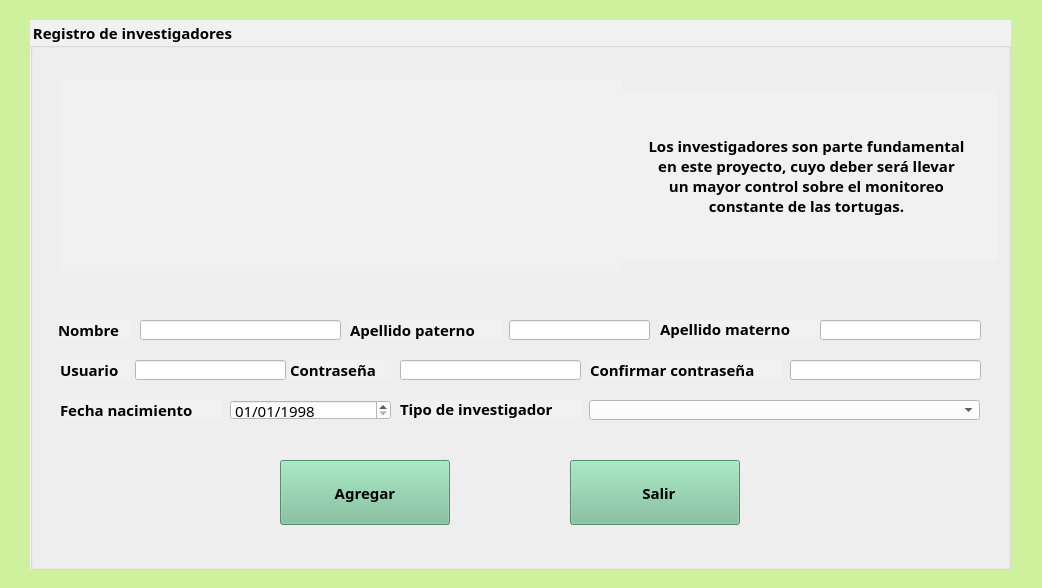
<?xml version="1.0" encoding="UTF-8"?>
<ui version="4.0">
 <class>Register</class>
 <widget class="QMainWindow" name="Register">
  <property name="geometry">
   <rect>
    <x>0</x>
    <y>0</y>
    <width>1042</width>
    <height>588</height>
   </rect>
  </property>
  <property name="minimumSize">
   <size>
    <width>1042</width>
    <height>588</height>
   </size>
  </property>
  <property name="maximumSize">
   <size>
    <width>1042</width>
    <height>588</height>
   </size>
  </property>
  <property name="font">
   <font>
    <family>Raleway Black</family>
   </font>
  </property>
  <property name="windowTitle">
   <string>Registro de investigadores</string>
  </property>
  <property name="windowIcon">
   <iconset resource="images.qrc">
    <normaloff>:/Images/if_Turtle_204384.ico</normaloff>:/Images/if_Turtle_204384.ico</iconset>
  </property>
  <property name="styleSheet">
   <string notr="true">background-color: rgb(206, 241, 158);</string>
  </property>
  <widget class="QWidget" name="centralwidget">
   <widget class="QGroupBox" name="gpbUsuario">
    <property name="geometry">
     <rect>
      <x>30</x>
      <y>20</y>
      <width>981</width>
      <height>550</height>
     </rect>
    </property>
    <property name="minimumSize">
     <size>
      <width>981</width>
      <height>550</height>
     </size>
    </property>
    <property name="maximumSize">
     <size>
      <width>981</width>
      <height>550</height>
     </size>
    </property>
    <property name="font">
     <font>
      <family>Raleway</family>
      <pointsize>11</pointsize>
      <weight>75</weight>
      <bold>true</bold>
     </font>
    </property>
    <property name="styleSheet">
     <string notr="true">background-color: rgb(241, 241, 241);</string>
    </property>
    <property name="title">
     <string>Registro de investigadores</string>
    </property>
    <widget class="QLineEdit" name="lneApm">
     <property name="geometry">
      <rect>
       <x>790</x>
       <y>300</y>
       <width>161</width>
       <height>20</height>
      </rect>
     </property>
     <property name="font">
      <font>
       <family>Raleway</family>
       <pointsize>11</pointsize>
      </font>
     </property>
     <property name="styleSheet">
      <string notr="true">background-color: rgb(255, 255, 255);
</string>
     </property>
     <property name="maxLength">
      <number>30</number>
     </property>
    </widget>
    <widget class="QLineEdit" name="lneApp">
     <property name="geometry">
      <rect>
       <x>479</x>
       <y>300</y>
       <width>141</width>
       <height>20</height>
      </rect>
     </property>
     <property name="minimumSize">
      <size>
       <width>0</width>
       <height>0</height>
      </size>
     </property>
     <property name="font">
      <font>
       <family>Raleway</family>
       <pointsize>11</pointsize>
      </font>
     </property>
     <property name="tabletTracking">
      <bool>false</bool>
     </property>
     <property name="styleSheet">
      <string notr="true">background-color: rgb(255, 255, 255);</string>
     </property>
     <property name="maxLength">
      <number>30</number>
     </property>
    </widget>
    <widget class="QLabel" name="lblApp">
     <property name="geometry">
      <rect>
       <x>320</x>
       <y>300</y>
       <width>151</width>
       <height>20</height>
      </rect>
     </property>
     <property name="font">
      <font>
       <family>Raleway</family>
       <pointsize>11</pointsize>
       <weight>75</weight>
       <bold>true</bold>
      </font>
     </property>
     <property name="text">
      <string>Apellido paterno</string>
     </property>
    </widget>
    <widget class="QLineEdit" name="lneNombre">
     <property name="geometry">
      <rect>
       <x>110</x>
       <y>300</y>
       <width>201</width>
       <height>20</height>
      </rect>
     </property>
     <property name="font">
      <font>
       <family>Raleway</family>
       <pointsize>11</pointsize>
      </font>
     </property>
     <property name="styleSheet">
      <string notr="true">background-color: rgb(255, 255, 255);</string>
     </property>
     <property name="maxLength">
      <number>30</number>
     </property>
    </widget>
    <widget class="QLabel" name="lblNombre">
     <property name="geometry">
      <rect>
       <x>28</x>
       <y>300</y>
       <width>71</width>
       <height>20</height>
      </rect>
     </property>
     <property name="font">
      <font>
       <family>Raleway</family>
       <pointsize>11</pointsize>
       <weight>75</weight>
       <bold>true</bold>
      </font>
     </property>
     <property name="text">
      <string>Nombre</string>
     </property>
     <property name="textFormat">
      <enum>Qt::PlainText</enum>
     </property>
     <property name="scaledContents">
      <bool>false</bool>
     </property>
    </widget>
    <widget class="QLabel" name="lblApm">
     <property name="geometry">
      <rect>
       <x>630</x>
       <y>300</y>
       <width>161</width>
       <height>18</height>
      </rect>
     </property>
     <property name="font">
      <font>
       <family>Raleway</family>
       <pointsize>11</pointsize>
       <weight>75</weight>
       <bold>true</bold>
      </font>
     </property>
     <property name="text">
      <string>Apellido materno</string>
     </property>
    </widget>
    <widget class="QLineEdit" name="lnePassword_2">
     <property name="geometry">
      <rect>
       <x>760</x>
       <y>340</y>
       <width>191</width>
       <height>20</height>
      </rect>
     </property>
     <property name="font">
      <font>
       <family>Raleway</family>
       <pointsize>11</pointsize>
      </font>
     </property>
     <property name="styleSheet">
      <string notr="true">background-color: rgb(255, 255, 255);</string>
     </property>
     <property name="maxLength">
      <number>16</number>
     </property>
     <property name="echoMode">
      <enum>QLineEdit::Password</enum>
     </property>
    </widget>
    <widget class="QLabel" name="lblPassword_2">
     <property name="geometry">
      <rect>
       <x>560</x>
       <y>340</y>
       <width>191</width>
       <height>20</height>
      </rect>
     </property>
     <property name="font">
      <font>
       <family>Raleway</family>
       <pointsize>11</pointsize>
       <weight>75</weight>
       <bold>true</bold>
      </font>
     </property>
     <property name="text">
      <string>Confirmar contraseña</string>
     </property>
    </widget>
    <widget class="QLineEdit" name="lneUsuario">
     <property name="geometry">
      <rect>
       <x>105</x>
       <y>340</y>
       <width>151</width>
       <height>20</height>
      </rect>
     </property>
     <property name="font">
      <font>
       <family>Raleway</family>
       <pointsize>11</pointsize>
      </font>
     </property>
     <property name="styleSheet">
      <string notr="true">background-color: rgb(255, 255, 255);</string>
     </property>
     <property name="maxLength">
      <number>16</number>
     </property>
    </widget>
    <widget class="QLabel" name="lblUsuario">
     <property name="geometry">
      <rect>
       <x>30</x>
       <y>340</y>
       <width>71</width>
       <height>20</height>
      </rect>
     </property>
     <property name="font">
      <font>
       <family>Raleway</family>
       <pointsize>11</pointsize>
       <weight>75</weight>
       <bold>true</bold>
      </font>
     </property>
     <property name="text">
      <string>Usuario</string>
     </property>
    </widget>
    <widget class="QLineEdit" name="lnePassword">
     <property name="geometry">
      <rect>
       <x>370</x>
       <y>340</y>
       <width>181</width>
       <height>20</height>
      </rect>
     </property>
     <property name="font">
      <font>
       <family>Raleway</family>
       <pointsize>11</pointsize>
      </font>
     </property>
     <property name="styleSheet">
      <string notr="true">background-color: rgb(255, 255, 255);</string>
     </property>
     <property name="maxLength">
      <number>16</number>
     </property>
     <property name="echoMode">
      <enum>QLineEdit::Password</enum>
     </property>
    </widget>
    <widget class="QLabel" name="lblPassword">
     <property name="geometry">
      <rect>
       <x>260</x>
       <y>340</y>
       <width>101</width>
       <height>20</height>
      </rect>
     </property>
     <property name="font">
      <font>
       <family>Raleway</family>
       <pointsize>11</pointsize>
       <weight>75</weight>
       <bold>true</bold>
      </font>
     </property>
     <property name="text">
      <string>Contraseña</string>
     </property>
    </widget>
    <widget class="QLabel" name="lblTipo">
     <property name="geometry">
      <rect>
       <x>370</x>
       <y>380</y>
       <width>181</width>
       <height>18</height>
      </rect>
     </property>
     <property name="minimumSize">
      <size>
       <width>100</width>
       <height>0</height>
      </size>
     </property>
     <property name="maximumSize">
      <size>
       <width>200</width>
       <height>16777215</height>
      </size>
     </property>
     <property name="font">
      <font>
       <family>Raleway</family>
       <pointsize>11</pointsize>
       <weight>75</weight>
       <bold>true</bold>
      </font>
     </property>
     <property name="text">
      <string>Tipo de investigador</string>
     </property>
    </widget>
    <widget class="QDateEdit" name="dteNacimiento">
     <property name="geometry">
      <rect>
       <x>200</x>
       <y>380</y>
       <width>161</width>
       <height>20</height>
      </rect>
     </property>
     <property name="font">
      <font>
       <family>Raleway</family>
       <pointsize>11</pointsize>
      </font>
     </property>
     <property name="styleSheet">
      <string notr="true">background-color: rgb(255, 255, 255);</string>
     </property>
     <property name="readOnly">
      <bool>false</bool>
     </property>
     <property name="dateTime">
      <datetime>
       <hour>0</hour>
       <minute>0</minute>
       <second>0</second>
       <year>1998</year>
       <month>1</month>
       <day>1</day>
      </datetime>
     </property>
     <property name="maximumDate">
      <date>
       <year>2018</year>
       <month>12</month>
       <day>31</day>
      </date>
     </property>
     <property name="minimumDate">
      <date>
       <year>1940</year>
       <month>1</month>
       <day>1</day>
      </date>
     </property>
     <property name="displayFormat">
      <string>dd/MM/yyyy</string>
     </property>
    </widget>
    <widget class="QLabel" name="lblCump">
     <property name="geometry">
      <rect>
       <x>30</x>
       <y>380</y>
       <width>161</width>
       <height>20</height>
      </rect>
     </property>
     <property name="font">
      <font>
       <family>Raleway</family>
       <pointsize>11</pointsize>
       <weight>75</weight>
       <bold>true</bold>
      </font>
     </property>
     <property name="text">
      <string>Fecha nacimiento</string>
     </property>
    </widget>
    <widget class="QComboBox" name="cboTipo">
     <property name="geometry">
      <rect>
       <x>559</x>
       <y>380</y>
       <width>391</width>
       <height>20</height>
      </rect>
     </property>
     <property name="minimumSize">
      <size>
       <width>300</width>
       <height>0</height>
      </size>
     </property>
     <property name="font">
      <font>
       <family>Raleway</family>
       <pointsize>11</pointsize>
      </font>
     </property>
     <property name="styleSheet">
      <string notr="true">background-color: rgb(255, 255, 255);</string>
     </property>
    </widget>
    <widget class="QPushButton" name="psbAgregar">
     <property name="geometry">
      <rect>
       <x>250</x>
       <y>440</y>
       <width>170</width>
       <height>65</height>
      </rect>
     </property>
     <property name="sizePolicy">
      <sizepolicy hsizetype="Minimum" vsizetype="Fixed">
       <horstretch>0</horstretch>
       <verstretch>0</verstretch>
      </sizepolicy>
     </property>
     <property name="minimumSize">
      <size>
       <width>65</width>
       <height>65</height>
      </size>
     </property>
     <property name="maximumSize">
      <size>
       <width>170</width>
       <height>16777215</height>
      </size>
     </property>
     <property name="font">
      <font>
       <family>Raleway</family>
       <pointsize>11</pointsize>
       <weight>75</weight>
       <bold>true</bold>
      </font>
     </property>
     <property name="styleSheet">
      <string notr="true"> QPushButton#psbAgregar {
background-color: rgb(120, 190, 151);
 }

 QPushButton#psbAgregar:hover {
background-color: rgb(56, 134, 136);
color:  rgb(255, 255, 255);
 }</string>
     </property>
     <property name="text">
      <string>Agregar</string>
     </property>
     <property name="icon">
      <iconset resource="images.qrc">
       <normaloff>:/Images/user_add.ico</normaloff>:/Images/user_add.ico</iconset>
     </property>
     <property name="checkable">
      <bool>false</bool>
     </property>
    </widget>
    <widget class="QPushButton" name="pbOut">
     <property name="geometry">
      <rect>
       <x>540</x>
       <y>440</y>
       <width>170</width>
       <height>65</height>
      </rect>
     </property>
     <property name="minimumSize">
      <size>
       <width>65</width>
       <height>65</height>
      </size>
     </property>
     <property name="maximumSize">
      <size>
       <width>170</width>
       <height>16777215</height>
      </size>
     </property>
     <property name="font">
      <font>
       <family>Raleway</family>
       <pointsize>11</pointsize>
       <weight>75</weight>
       <bold>true</bold>
      </font>
     </property>
     <property name="styleSheet">
      <string notr="true"> QPushButton#pbOut {
background-color: rgb(120, 190, 151);
 }

 QPushButton#pbOut:hover {
background-color: rgb(56, 134, 136);
color:  rgb(255, 255, 255);
 }</string>
     </property>
     <property name="text">
      <string>  Salir</string>
     </property>
     <property name="icon">
      <iconset resource="images.qrc">
       <normaloff>:/Images/door_out.ico</normaloff>:/Images/door_out.ico</iconset>
     </property>
     <property name="iconSize">
      <size>
       <width>25</width>
       <height>25</height>
      </size>
     </property>
    </widget>
    <widget class="QLabel" name="lbImage">
     <property name="geometry">
      <rect>
       <x>30</x>
       <y>60</y>
       <width>561</width>
       <height>191</height>
      </rect>
     </property>
     <property name="text">
      <string/>
     </property>
     <property name="pixmap">
      <pixmap resource="images2.qrc">:/cuidador.png</pixmap>
     </property>
    </widget>
    <widget class="QLabel" name="lbDescription">
     <property name="geometry">
      <rect>
       <x>586</x>
       <y>70</y>
       <width>381</width>
       <height>171</height>
      </rect>
     </property>
     <property name="font">
      <font>
       <family>Raleway</family>
       <pointsize>11</pointsize>
       <weight>75</weight>
       <bold>true</bold>
      </font>
     </property>
     <property name="text">
      <string>Los investigadores son parte fundamental
en este proyecto, cuyo deber será llevar
un mayor control sobre el monitoreo
constante de las tortugas.</string>
     </property>
     <property name="alignment">
      <set>Qt::AlignCenter</set>
     </property>
    </widget>
    <zorder>lneApp</zorder>
    <zorder>lblApp</zorder>
    <zorder>lneNombre</zorder>
    <zorder>lblNombre</zorder>
    <zorder>lblApm</zorder>
    <zorder>lnePassword_2</zorder>
    <zorder>lblPassword_2</zorder>
    <zorder>lneUsuario</zorder>
    <zorder>lblUsuario</zorder>
    <zorder>lnePassword</zorder>
    <zorder>lblPassword</zorder>
    <zorder>lblTipo</zorder>
    <zorder>dteNacimiento</zorder>
    <zorder>lblCump</zorder>
    <zorder>cboTipo</zorder>
    <zorder>psbAgregar</zorder>
    <zorder>pbOut</zorder>
    <zorder>lbImage</zorder>
    <zorder>lbDescription</zorder>
    <zorder>lneApm</zorder>
   </widget>
  </widget>
 </widget>
 <tabstops>
  <tabstop>lneNombre</tabstop>
  <tabstop>lneApp</tabstop>
  <tabstop>lneApm</tabstop>
  <tabstop>lneUsuario</tabstop>
  <tabstop>lnePassword</tabstop>
  <tabstop>lnePassword_2</tabstop>
  <tabstop>dteNacimiento</tabstop>
  <tabstop>cboTipo</tabstop>
 </tabstops>
 <resources>
  <include location="images2.qrc"/>
  <include location="images.qrc"/>
 </resources>
 <connections>
  <connection>
   <sender>pbOut</sender>
   <signal>clicked()</signal>
   <receiver>Register</receiver>
   <slot>close()</slot>
   <hints>
    <hint type="sourcelabel">
     <x>714</x>
     <y>165</y>
    </hint>
    <hint type="destinationlabel">
     <x>684</x>
     <y>218</y>
    </hint>
   </hints>
  </connection>
 </connections>
</ui>
